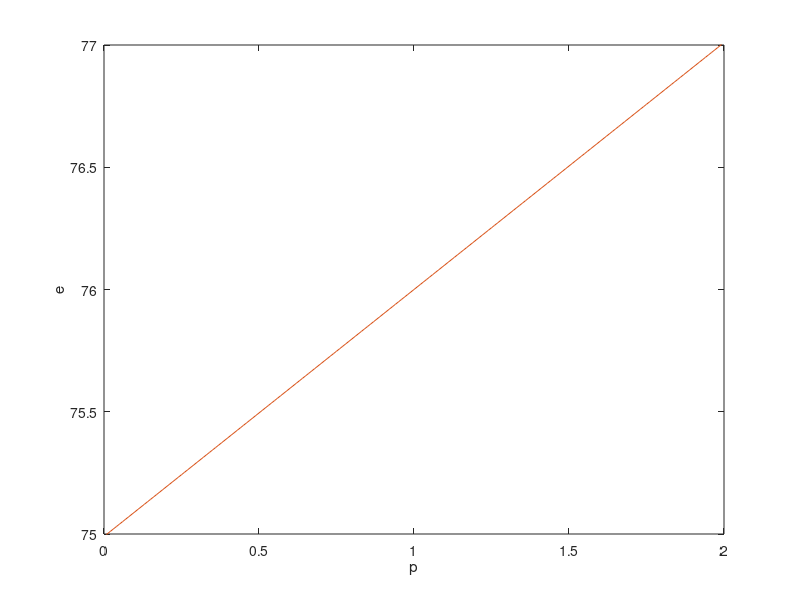

MATLAB code to generate this figure:
%[e, p] = meshgrid(77:0.1:79, 1:0.1:2  );
p = [0 : 0.01: 5]; %pra fazer a linha
e = [75 : 0.01: 80];
mi = 0.01;
b1 = 20;
b2 = 0.1;
teta = 0.5;
psi = 0.05;
b0 = 500;
m = 101;
y_n = 2000;
i_ext = 3;
p_ext = 0;

%heijdra:

%de = ((psi*b1)/(teta+psi*b2))*e + ((1-psi*b1)/(teta+psi*b2))*p -i_ext + (psi*b0 + psi*b1*p_ext - m)/(teta + psi*b2);
%dp = ((mi*teta*b1)/(teta + psi*b2))*e +((-mi*teta*b1 -mi*b2)/(teta+psi*b2))*p - mi*y_n + (mi*teta*b1*p_ext + mi*b0 + mi*b2*m)/(teta + psi*b2);

%bongers:

de = (1/teta).*p -(1/teta)*m + (psi/teta)*y_n -i_ext
dp = -mi*b1*p -mi*(b2/teta).*p + mi*b1*e + mi*b0 + (mi*b2*m)/teta + mi*b1*p_ext -mi*i_ext -(mi*psi*b2*i_ext)*y_n 

norm_factor = sqrt(de.^2 + dp.^2);
de_norm = de./norm_factor;
dp_norm = dp./norm_factor;

#quiver(e, p, de_norm, dp_norm, d./l);
quiver(p, e, dp_norm, de_norm);

e_0 = -p_ext + ((-1+psi*b1)*p -psi*b0 +m + i_ext*teta + i_ext*psi*b2)/(psi*b1) 
p_0 = -p_ext + ((b2+teta*b1)*p -teta*b0 - b2*m + y_n*teta + y_n*psi*b2)/(teta*b1)
plot(p, e_0, p, p_0), xlabel('p'),ylabel('e'), axis([0 2 75 77])
